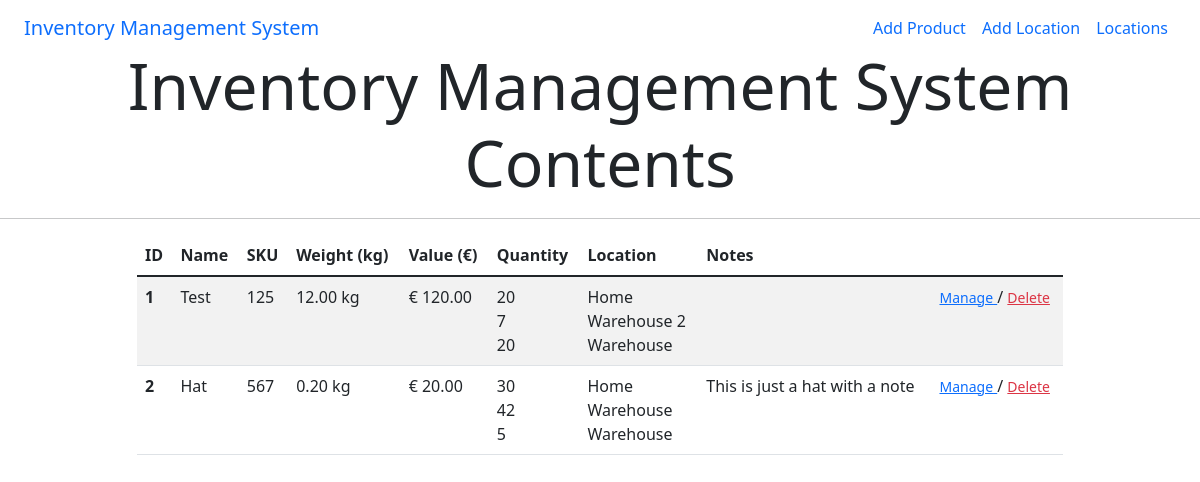
/, run on an earlier commit of the app's database.
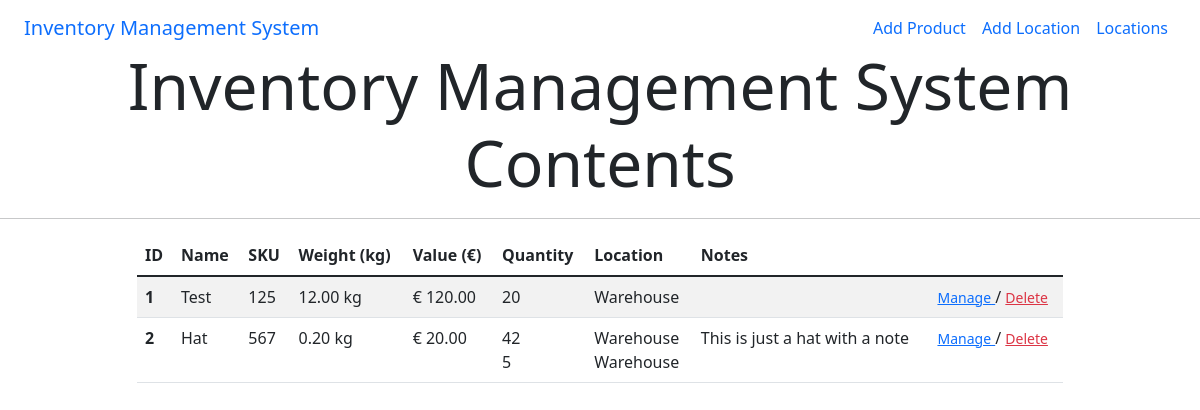
And on a later commit of the database.
### products/models.py (models this page shows, shortened)
class Product(models.Model):
    SKU = models.IntegerField(default=0)
    name = models.CharField(max_length=254)
    weight = models.DecimalField(max_digits=8, decimal_places=2)
    value = models.DecimalField(max_digits=8, decimal_places=2)
    notes = models.TextField(null=True, blank=True)

class Inventory(models.Model):
    class Meta:
        verbose_name_plural = 'Inventory'
    product = models.ForeignKey('Product', on_delete=models.CASCADE)
    quantity = models.IntegerField(default=0)
    location = models.ForeignKey('Location', on_delete=models.CASCADE)

class Location(models.Model):
    name = models.CharField(max_length=254)
    address_line_1 = models.CharField(max_length=254)
    address_line_2 = models.CharField(max_length=254, null=True, blank=True)
    address_line_3 = models.CharField(max_length=254, null=True, blank=True)
    county = models.CharField(max_length=254, default='county')
    postcode = models.CharField(max_length=254, default='postcode')
    country = models.CharField(max_length=254, default='country')
    def __str__(self):
        return self.name

### products/views.py (the view)
# urls.py: path('', views.index, name='home'),
def index(request):
    products = Product.objects.all()
    locations = Location.objects.all()
    inventory = Inventory.objects.all()
    context = {
        'products': products,
        'locations': locations,
        'inventory': inventory,
    }
    return render(request, 'products/index.html', context)

### products/templates/products/index.html (shortened to what this page needs)
{% extends "base.html" %}
{% load static %}
{% block content %}
<h3 class="text-center mt-1 display-3">Inventory Management System Contents</h3>
<hr>
<div class="container">
    <div class="row justify-content-center">
        <div class="col-12 col-lg-10">
            <table class="table table-striped">
                <thead>
                <tr>
                    <th scope="col">ID</th>
                    <th scope="col">Name</th>
                    <th scope="col">SKU</th>
                    <th scope="col">Weight (kg)</th>
                    <th scope="col">Value (€)</th>
                    <th scope="col">Quantity</th>
                    <th scope="col">Location</th>
                    <th scope="col">Notes</th>
                </tr>
                </thead>
                <tbody>
                    {% for p in products %}
                    <tr>
                        <th scope="row">{{ p.id }}</th>
                        <td>{{ p.name }}</td>
                        <td>{{ p.SKU }}</td>
                        <td>{{ p.weight }} kg</td>
                        <td>€ {{ p.value }}</td>
                        <td>
                        {% for i in inventory %}
                            {% if i.product.id is p.id %}
                                {{ i.quantity }}
                                <br>
                            {% endif %}
                        {% endfor %}
                        </td>
                        <td>
                            {% for i in inventory %}
                                {% if i.product.id is p.id %}
                                    {{ i.location }}
                                    <br>
                                {% endif %}
                            {% endfor %}
                            </td>
                        <td>{{ p.notes }}</td>
                        <td>
                            <a class="text-primary" href="{% url 'edit_product' p.id %}">
                                <small>Manage</small>
                            </a>
                            /
                            <a class="text-danger confirm-delete" href="{% url 'delete_product' p.id %}">
                                <small>Delete</small>
                            </a>
                        </td>
                    </tr>
                    {% endfor %}
                </tbody>
            </table>
        </div>
    </div>
</div>
{% endblock %}

What changed in the data, as far as the page shows it:
removed Inventory: quantity "20", location "Home", shown under Product "Test"
removed Inventory: quantity "7", location "Warehouse 2", shown under Product "Test"
removed Inventory: quantity "30", location "Home", shown under Product "Hat"
